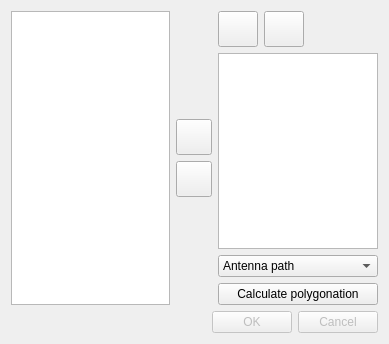
<?xml version="1.0" encoding="UTF-8"?>
<ui version="4.0">
 <class>TT_DialogPolygo</class>
 <widget class="QDialog" name="TT_DialogPolygo">
  <property name="geometry">
   <rect>
    <x>0</x>
    <y>0</y>
    <width>389</width>
    <height>344</height>
   </rect>
  </property>
  <property name="windowTitle">
   <string>Calculate polygonation</string>
  </property>
  <layout class="QVBoxLayout" name="verticalLayout_3">
   <item>
    <layout class="QHBoxLayout" name="horizontalLayout_2">
     <item>
      <widget class="QListWidget" name="listStations"/>
     </item>
     <item>
      <layout class="QVBoxLayout" name="verticalLayout">
       <item>
        <spacer name="verticalSpacer">
         <property name="orientation">
          <enum>Qt::Orientation::Vertical</enum>
         </property>
         <property name="sizeHint" stdset="0">
          <size>
           <width>20</width>
           <height>40</height>
          </size>
         </property>
        </spacer>
       </item>
       <item>
        <widget class="QPushButton" name="pbRight">
         <property name="minimumSize">
          <size>
           <width>36</width>
           <height>36</height>
          </size>
         </property>
         <property name="toolTip">
          <string>Add station</string>
         </property>
         <property name="icon">
          <iconset resource="icons/icons.qrc">
           <normaloff>:/icons/right.svg</normaloff>:/icons/right.svg</iconset>
         </property>
         <property name="iconSize">
          <size>
           <width>24</width>
           <height>24</height>
          </size>
         </property>
        </widget>
       </item>
       <item>
        <widget class="QPushButton" name="pbLeft">
         <property name="minimumSize">
          <size>
           <width>36</width>
           <height>36</height>
          </size>
         </property>
         <property name="toolTip">
          <string>Remove station</string>
         </property>
         <property name="icon">
          <iconset resource="icons/icons.qrc">
           <normaloff>:/icons/left.svg</normaloff>:/icons/left.svg</iconset>
         </property>
         <property name="iconSize">
          <size>
           <width>24</width>
           <height>24</height>
          </size>
         </property>
        </widget>
       </item>
       <item>
        <spacer name="verticalSpacer_2">
         <property name="orientation">
          <enum>Qt::Orientation::Vertical</enum>
         </property>
         <property name="sizeHint" stdset="0">
          <size>
           <width>20</width>
           <height>40</height>
          </size>
         </property>
        </spacer>
       </item>
      </layout>
     </item>
     <item>
      <layout class="QVBoxLayout" name="verticalLayout_2">
       <item>
        <layout class="QHBoxLayout" name="horizontalLayout">
         <item>
          <widget class="QPushButton" name="pbUp">
           <property name="minimumSize">
            <size>
             <width>36</width>
             <height>36</height>
            </size>
           </property>
           <property name="toolTip">
            <string>Move line up</string>
           </property>
           <property name="icon">
            <iconset resource="icons/icons.qrc">
             <normaloff>:/icons/up.svg</normaloff>:/icons/up.svg</iconset>
           </property>
           <property name="iconSize">
            <size>
             <width>24</width>
             <height>24</height>
            </size>
           </property>
           <property name="shortcut">
            <string>PgUp</string>
           </property>
          </widget>
         </item>
         <item>
          <widget class="QPushButton" name="pbDown">
           <property name="minimumSize">
            <size>
             <width>36</width>
             <height>36</height>
            </size>
           </property>
           <property name="toolTip">
            <string>Move line down</string>
           </property>
           <property name="icon">
            <iconset resource="icons/icons.qrc">
             <normaloff>:/icons/down.svg</normaloff>:/icons/down.svg</iconset>
           </property>
           <property name="iconSize">
            <size>
             <width>24</width>
             <height>24</height>
            </size>
           </property>
           <property name="shortcut">
            <string>PgDown</string>
           </property>
          </widget>
         </item>
         <item>
          <spacer name="horizontalSpacer">
           <property name="orientation">
            <enum>Qt::Orientation::Horizontal</enum>
           </property>
           <property name="sizeHint" stdset="0">
            <size>
             <width>40</width>
             <height>20</height>
            </size>
           </property>
          </spacer>
         </item>
        </layout>
       </item>
       <item>
        <widget class="QListWidget" name="listPolygo"/>
       </item>
       <item>
        <widget class="QComboBox" name="cbPathType">
         <item>
          <property name="text">
           <string>Antenna path</string>
          </property>
         </item>
         <item>
          <property name="text">
           <string>Bounded path</string>
          </property>
         </item>
         <item>
          <property name="text">
           <string>Closed path</string>
          </property>
         </item>
        </widget>
       </item>
       <item>
        <widget class="QPushButton" name="pbCalculate">
         <property name="text">
          <string>Calculate polygonation</string>
         </property>
        </widget>
       </item>
      </layout>
     </item>
    </layout>
   </item>
   <item>
    <widget class="QDialogButtonBox" name="buttonBox">
     <property name="enabled">
      <bool>false</bool>
     </property>
     <property name="standardButtons">
      <set>QDialogButtonBox::StandardButton::Cancel|QDialogButtonBox::StandardButton::Ok</set>
     </property>
    </widget>
   </item>
  </layout>
 </widget>
 <resources>
  <include location="icons/icons.qrc"/>
 </resources>
 <connections>
  <connection>
   <sender>buttonBox</sender>
   <signal>accepted()</signal>
   <receiver>TT_DialogPolygo</receiver>
   <slot>accept()</slot>
   <hints>
    <hint type="sourcelabel">
     <x>248</x>
     <y>254</y>
    </hint>
    <hint type="destinationlabel">
     <x>157</x>
     <y>274</y>
    </hint>
   </hints>
  </connection>
  <connection>
   <sender>buttonBox</sender>
   <signal>rejected()</signal>
   <receiver>TT_DialogPolygo</receiver>
   <slot>reject()</slot>
   <hints>
    <hint type="sourcelabel">
     <x>316</x>
     <y>260</y>
    </hint>
    <hint type="destinationlabel">
     <x>286</x>
     <y>274</y>
    </hint>
   </hints>
  </connection>
 </connections>
</ui>
